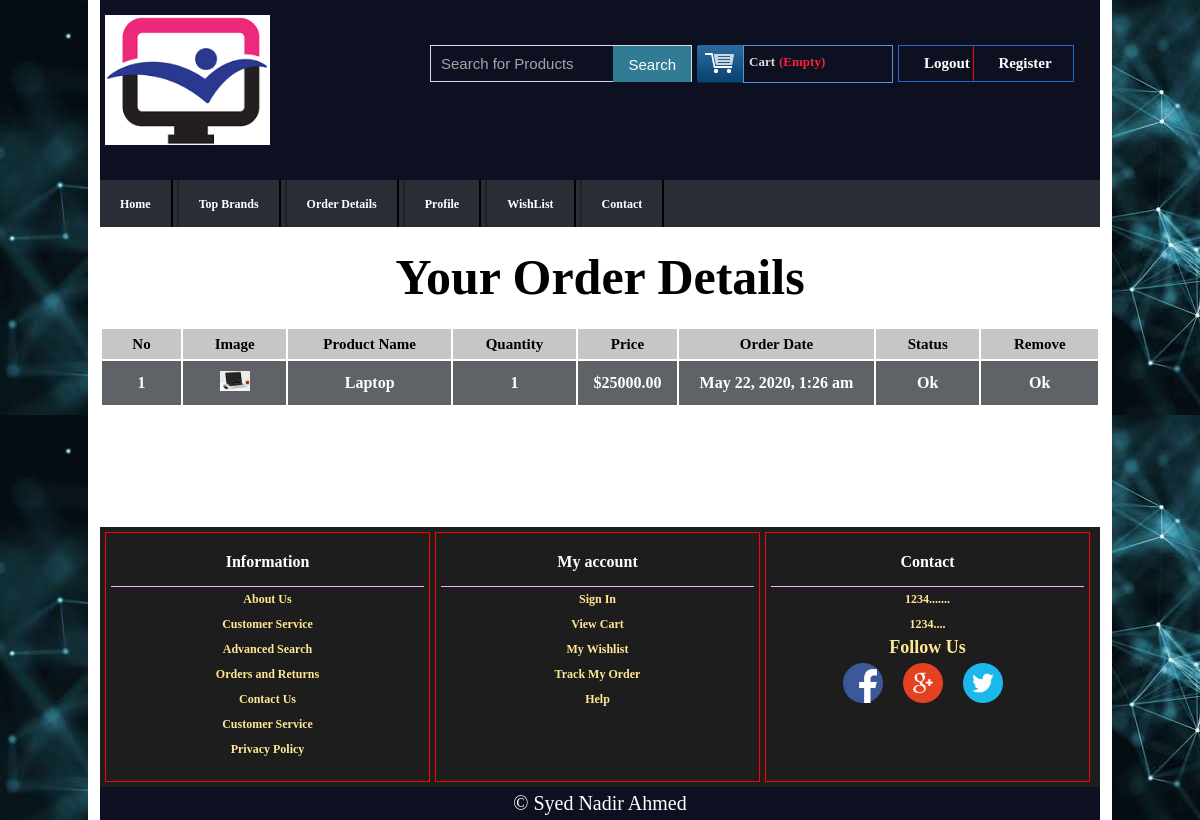
/orderdetails.php (signed in), run on the app's committed database.
### tables this page shows
CREATE TABLE `tbl_order` (
  `id` int(11) NOT NULL,
  `customerId` int(11) NOT NULL,
  `productId` int(11) NOT NULL,
  `productName` varchar(255) NOT NULL,
  `quantity` int(11) NOT NULL,
  `price` float(10,2) NOT NULL,
  `image` varchar(255) NOT NULL,
  `date` datetime NOT NULL DEFAULT current_timestamp(),
  `status` int(11) NOT NULL DEFAULT 0
);

### classes/Cart.php (called while the page is built, shortened)
<?php
	$filepath = realpath(dirname(__File__));
	include_once ($filepath.'/../lib/Database.php');
	include_once ($filepath.'/../helpers/Format.php');
?>
<?php
	class Cart{
		private $db;
		public function __construct(){
			$this->db = new Database();
		}
		public function getOrderProduct($customerId){
			$query = "SELECT * FROM tbl_order WHERE customerId = '$customerId' ORDER BY date DESC";
			$result = $this->db->select($query);
			return $result;
		}
	}
?>

### lib/Database.php (called while the page is built, shortened)
<?php
Class Database{
   public $host   = DB_HOST;
   public $user   = DB_USER;
   public $pass   = DB_PASS;
   public $dbname = DB_NAME;
   public $link;
  private function connectDB(){
     $this->link = new mysqli($this->host, $this->user, $this->pass, $this->dbname);
   }
  public function select($query){
      $result = $this->link->query($query) or die($this->link->error.__LINE__);
      if($result->num_rows > 0){
        return $result;
      } else {
        return false;
      }
   }
}

### lib/Session.php (called while the page is built, shortened)
<?php
class Session{
   public static function get($key){
        if (isset($_SESSION[$key])) {
         return $_SESSION[$key];
        } else {
         return false;
        }
     }
   }
?>

### helpers/Format.php (called while the page is built, shortened)
<?php
class Format{
   public function formatDate($date){
    return date('F j, Y, g:i a', strtotime($date));
 }
 }
?>

### orderdetails.php (the view, shortened to what this page needs)
<?php include 'inc/header.php';?>
<div class="main">
	<div class="npage">
		<h2>Your Order Details</h2>
		<table class="tblone">
		<tr>
			<th>No</th>
			<th>Image</th>
			<th>Product Name</th>
			<th>Quantity</th>
			<th>Price</th>
			<th>Order Date</th>
			<th>Status</th>
			<th>Remove</th>
		</tr>
		<?php
			$customerId = Session::get('customerId');
			$getOrder = $ct->getOrderProduct($customerId);
			if ($getOrder) {
				$i = 0;
				while ($result = $getOrder->fetch_assoc()) {
					$i++;
		?>
		<tr>
			<td><?php echo $i; ?></td>
			<td><img src="admin/<?php echo $result['image']; ?>" alt=""/></td>
			<td><?php echo $result['productName']; ?></td>
			<td><?php echo $result['quantity']; ?></td>
			<td>
				$<?php
					echo $result['price'];
				 ?>
			</td>
			<td><?php echo $fm->formatDate($result['date']); ?></td>
			<td>
				<?php
					if ($result['status'] == '0') {
						echo "Pending";
					}elseif ($result['status'] == '1') {
						echo "Shifted";
					}else{
						echo "Ok";
					}
				?>
			</td>
				<?php
					if ($result['status'] == '1') { ?>
						<td><a href="?customerId=<?php echo $customerId;?>&price=<?php echo  $result['price'];?>&time=<?php echo $result['date'];?>">Confirm</a></td>
					<?php	}elseif($result['status'] == '2'){?>
						<td>Ok</td>
				<?php	}elseif ($result['status'] == '0') {?>
					<td>N/A</td>
				<?php	} ?>
		</tr>
	<?php } } ?>
	</table>
	</div>
</div>
<?php include 'inc/footer.php';?>

### css/style.css (style rules this page uses)
* { margin:0; padding:0; }
body { background-image:url(../images/body_bg.jpg); }
.tblone th { height:30px; background:#C6C6C6; padding:0 26px; font-weight:bold; font-size:15px; }
.tblone td { background-color:#5F6368; height:20px; text-align:center; color:#fff; padding:10px; font-weight:bold; font-size:16px; }
.tblone img { width:30px; height:20px; }

### orderdetails.php (style rules this page uses)
.main { width: 100%; height: 300px; }
.npage { text-align: center; }
.npage h2 { line-height: 100px; font-size: 50px; }
.tblone { width: 100%; }

### data on the page
tbl_order: image (picture), productName "Laptop", quantity "1", price "25000.00", date "May 22, 2020, 1:26 am", status "Ok"
